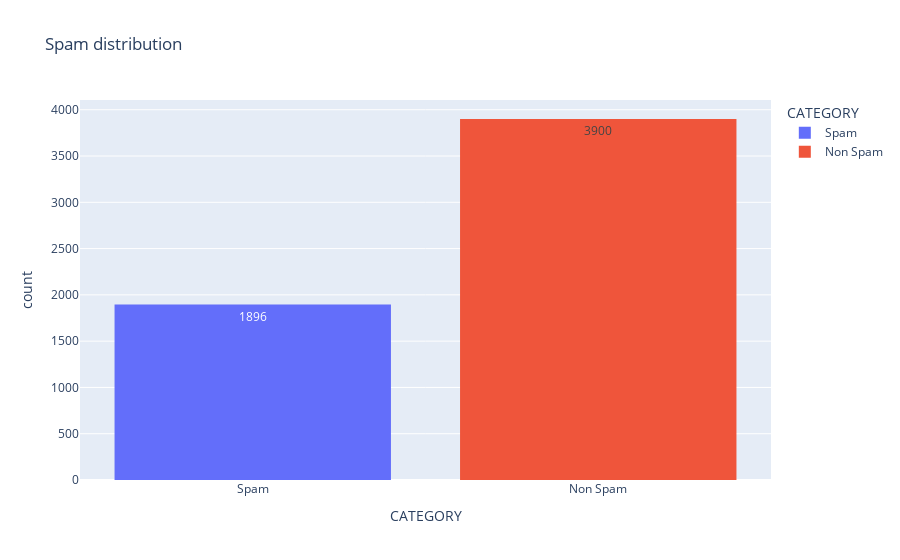

Notebook code cell kept with this figure:
### Markdown cell above
### Some plots to try to better understand the data

### Code cell
df['CATEGORY'].value_counts(normalize=True)
fig = px.histogram(df['CATEGORY'], x="CATEGORY", title='Spam distribution', color='CATEGORY', text_auto=True)
fig.show()

### Figure 1 — Plotly figure (JSON) as saved in the notebook; plotly's stock layout.template omitted (floating-point values rounded to 4 significant figures; data arrays with more than 128 entries replaced by an {"elided": "..."} marker saying what was removed)
{"data": [{"alignmentgroup": "True", "bingroup": "x", "hovertemplate": "CATEGORY=%{x}<br>count=%{y}<extra></extra>", "legendgroup": "Spam", "marker": {"color": "#636efa", "pattern": {"shape": ""}}, "name": "Spam", "offsetgroup": "Spam", "orientation": "v", "showlegend": true, "texttemplate": "%{value}", "type": "histogram", "x": {"elided": "1896 str values"}, "xaxis": "x", "yaxis": "y"}, {"alignmentgroup": "True", "bingroup": "x", "hovertemplate": "CATEGORY=%{x}<br>count=%{y}<extra></extra>", "legendgroup": "Non Spam", "marker": {"color": "#EF553B", "pattern": {"shape": ""}}, "name": "Non Spam", "offsetgroup": "Non Spam", "orientation": "v", "showlegend": true, "texttemplate": "%{value}", "type": "histogram", "x": {"elided": "3900 str values"}, "xaxis": "x", "yaxis": "y"}], "layout": {"barmode": "relative", "legend": {"title": {"text": "CATEGORY"}, "tracegroupgap": 0}, "title": {"text": "Spam distribution"}, "xaxis": {"anchor": "y", "categoryarray": ["Spam", "Non Spam"], "categoryorder": "array", "domain": [0, 1], "title": {"text": "CATEGORY"}}, "yaxis": {"anchor": "x", "domain": [0, 1], "title": {"text": "count"}}}}
